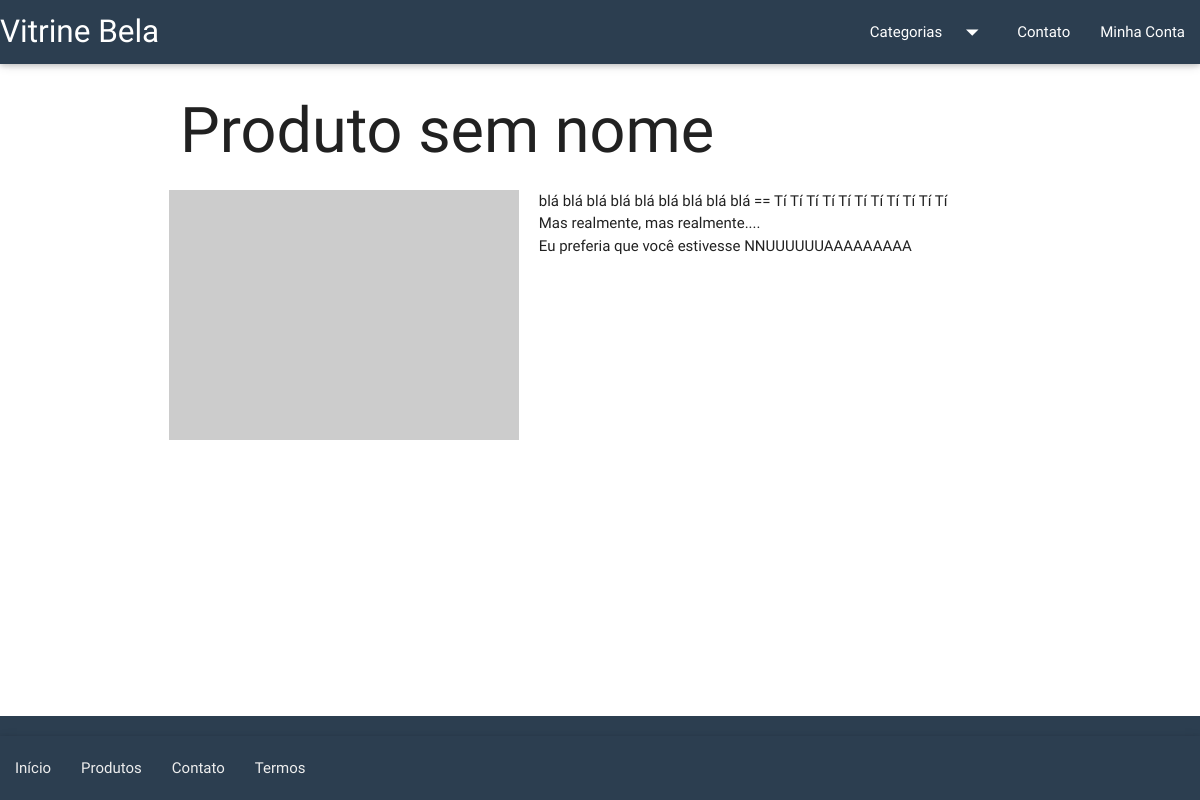
The app's page /catalogo/produto/produto-sem-nome/ with its own data.
### vitrinebela/catalog/models.py (models this page shows, shortened)
class Product(models.Model):
    name = models.CharField('Nome', max_length=100)
    slug = models.SlugField('Identificador', max_length=100)
    category = models.ForeignKey('catalog.Category', verbose_name='Categoria')
    description = models.TextField('Descrição', blank=True)
    price = models.DecimalField('Preço', decimal_places=2, max_digits=8)
    created = models.DateTimeField('Criado em', auto_now_add=True)
    modified = models.DateTimeField('Modificado em', auto_now=True)
    class Meta:
        verbose_name ='Produto'
        verbose_name_plural = 'Produtos'
        ordering = ['name']
    def __str__(self):
        return self.name

### vitrinebela/catalog/views.py (the view)
# urls.py: url(r'^produto/(?P<slug>[\w_-]+)/$', views.product, name='product'),
def product(request, slug):
    product = Product.objects.get(slug=slug)
    context = {
        'product': product
    }
    return render(request, 'catalog/product.html', context)

### vitrinebela/catalog/context_processors.py (called while the page is built)
def categories(request):
    return {
        'categories': Category.objects.all()
    }

### vitrinebela/catalog/models.py (called while the page is built)
    def __str__(self):
        return self.name

    def get_absolute_url(self):
        return reverse('catalog:category_list', kwargs={'slug': self.slug})

### vitrinebela/catalog/templates/catalog/product.html (shortened to what this page needs)
{% extends "base.html" %}
{% block container %}
<div class="page-header">
  <h1>{{ product }}</h1>
</div>
<div class="row">
  <div class="col-sm-4">
      <a href="#" class="thumbnail">
          <img src="http://placehold.it/350x250" alt="" />
      </a>
  </div>
  <div class="col-sm-8">
    {{ product.description|linebreaks }}
  </div>
</div>
{% endblock %}

### vitrinebela/core/templates/base.html (style rules this page uses)
body { display: flex; min-height: 100vh; flex-direction: column; }
img { float:left; margin:0 20px 10px 0; }

### records on screen
Product: name "Produto sem nome", description "blá blá blá blá blá blá blá blá blá == Tí Tí Tí Tí Tí Tí Tí Tí Tí Tí Tí Mas realmente, mas realmente.... Eu preferia que você estivesse NNUUUUUUAAAAAAAAA"
